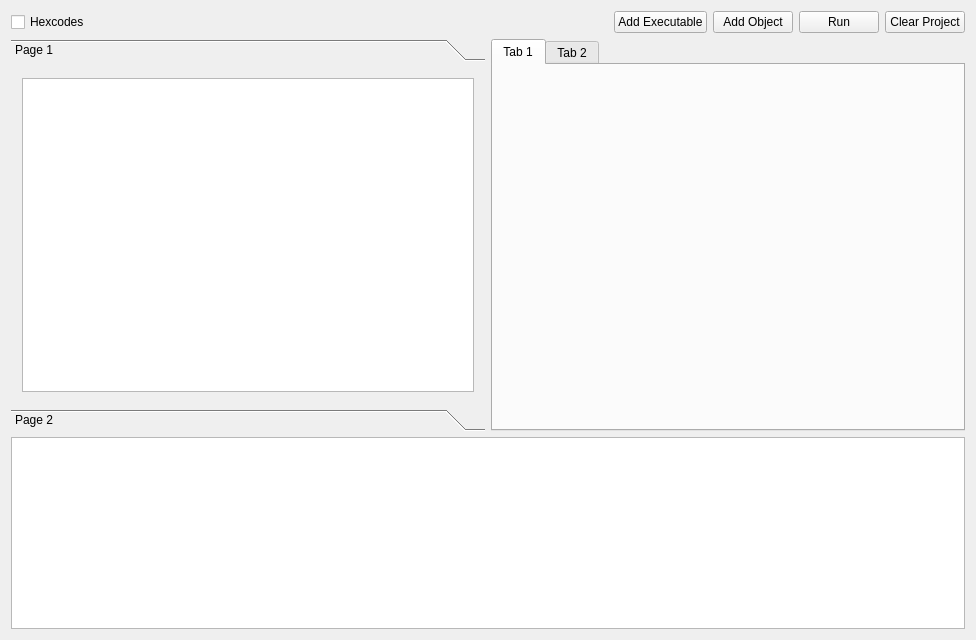
<?xml version="1.0" encoding="UTF-8"?>
<ui version="4.0">
 <class>MainWindow</class>
 <widget class="QMainWindow" name="MainWindow">
  <property name="geometry">
   <rect>
    <x>0</x>
    <y>0</y>
    <width>976</width>
    <height>640</height>
   </rect>
  </property>
  <property name="windowTitle">
   <string>ELF Detective</string>
  </property>
  <widget class="QWidget" name="centralWidget">
   <property name="minimumSize">
    <size>
     <width>0</width>
     <height>580</height>
    </size>
   </property>
   <layout class="QVBoxLayout" name="verticalLayout_2">
    <item>
     <layout class="QVBoxLayout" name="verticalLayout">
      <item>
       <layout class="QHBoxLayout" name="horizontalLayout_2">
        <item>
         <layout class="QHBoxLayout" name="horizontalLayout">
          <item>
           <widget class="QCheckBox" name="checkHex">
            <property name="toolTip">
             <string>See intruction hexcodes</string>
            </property>
            <property name="text">
             <string>Hexcodes</string>
            </property>
           </widget>
          </item>
          <item>
           <spacer name="horizontalSpacer">
            <property name="orientation">
             <enum>Qt::Horizontal</enum>
            </property>
            <property name="sizeHint" stdset="0">
             <size>
              <width>40</width>
              <height>20</height>
             </size>
            </property>
           </spacer>
          </item>
          <item>
           <widget class="QPushButton" name="addExe">
            <property name="text">
             <string>Add Executable</string>
            </property>
           </widget>
          </item>
          <item alignment="Qt::AlignRight">
           <widget class="QPushButton" name="addObj">
            <property name="text">
             <string>Add Object</string>
            </property>
           </widget>
          </item>
          <item>
           <widget class="QPushButton" name="runProj">
            <property name="text">
             <string>Run</string>
            </property>
           </widget>
          </item>
          <item alignment="Qt::AlignRight">
           <widget class="QPushButton" name="clearProj">
            <property name="text">
             <string>Clear Project</string>
            </property>
           </widget>
          </item>
         </layout>
        </item>
       </layout>
      </item>
      <item>
       <layout class="QHBoxLayout" name="horizontalLayout_9">
        <item>
         <widget class="QToolBox" name="exeToolBox">
          <property name="currentIndex">
           <number>0</number>
          </property>
          <widget class="QWidget" name="exeDataPage">
           <property name="geometry">
            <rect>
             <x>0</x>
             <y>0</y>
             <width>474</width>
             <height>319</height>
            </rect>
           </property>
           <attribute name="label">
            <string>Page 1</string>
           </attribute>
           <layout class="QHBoxLayout" name="horizontalLayout_6">
            <item>
             <widget class="QListWidget" name="exeDataList"/>
            </item>
           </layout>
          </widget>
          <widget class="QWidget" name="exeFunctionPage">
           <property name="geometry">
            <rect>
             <x>0</x>
             <y>0</y>
             <width>474</width>
             <height>319</height>
            </rect>
           </property>
           <attribute name="label">
            <string>Page 2</string>
           </attribute>
           <layout class="QHBoxLayout" name="horizontalLayout_7">
            <item>
             <widget class="QTreeView" name="exeFunctionsTree"/>
            </item>
           </layout>
          </widget>
         </widget>
        </item>
        <item>
         <widget class="QTabWidget" name="objTabs">
          <widget class="QWidget" name="tab">
           <attribute name="title">
            <string>Tab 1</string>
           </attribute>
           <layout class="QHBoxLayout" name="horizontalLayout_5"/>
          </widget>
          <widget class="QWidget" name="tab_2">
           <attribute name="title">
            <string>Tab 2</string>
           </attribute>
          </widget>
         </widget>
        </item>
       </layout>
      </item>
     </layout>
    </item>
    <item>
     <layout class="QVBoxLayout" name="verticalLayout_3">
      <item alignment="Qt::AlignBottom">
       <widget class="QTextBrowser" name="infoOutput"/>
      </item>
     </layout>
    </item>
   </layout>
  </widget>
 </widget>
 <layoutdefault spacing="6" margin="11"/>
 <resources/>
 <connections/>
</ui>
